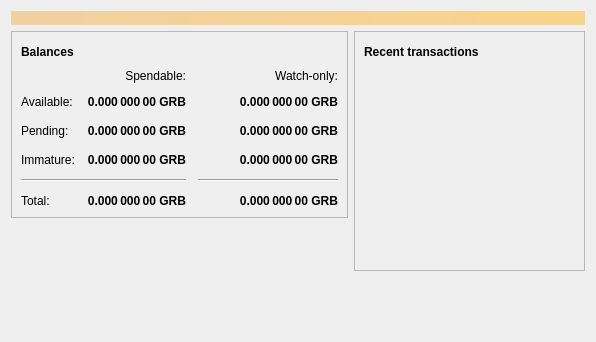
<?xml version="1.0" encoding="UTF-8"?>
<ui version="4.0">
 <class>OverviewPage</class>
 <widget class="QWidget" name="OverviewPage">
  <property name="geometry">
   <rect>
    <x>0</x>
    <y>0</y>
    <width>596</width>
    <height>342</height>
   </rect>
  </property>
  <property name="windowTitle">
   <string>Form</string>
  </property>
  <layout class="QVBoxLayout" name="topLayout">
   <item>
    <widget class="QLabel" name="labelAlerts">
     <property name="visible">
      <bool>false</bool>
     </property>
     <property name="styleSheet">
      <string notr="true">QLabel { background-color: qlineargradient(x1: 0, y1: 0, x2: 1, y2: 0, stop:0 #F0D0A0, stop:1 #F8D488); color:#000000; }</string>
     </property>
     <property name="wordWrap">
      <bool>true</bool>
     </property>
     <property name="margin">
      <number>3</number>
     </property>
     <property name="textInteractionFlags">
      <set>Qt::TextSelectableByMouse</set>
     </property>
    </widget>
   </item>
   <item>
    <layout class="QHBoxLayout" name="horizontalLayout" stretch="1,1">
     <item>
      <layout class="QVBoxLayout" name="verticalLayout_2">
       <item>
        <widget class="QFrame" name="frame">
         <property name="frameShape">
          <enum>QFrame::StyledPanel</enum>
         </property>
         <property name="frameShadow">
          <enum>QFrame::Raised</enum>
         </property>
         <layout class="QVBoxLayout" name="verticalLayout_4">
          <item>
           <layout class="QHBoxLayout" name="horizontalLayout_4">
            <item>
             <widget class="QLabel" name="label_5">
              <property name="font">
               <font>
                <weight>75</weight>
                <bold>true</bold>
               </font>
              </property>
              <property name="text">
               <string>Balances</string>
              </property>
             </widget>
            </item>
            <item>
             <widget class="QPushButton" name="labelWalletStatus">
              <property name="enabled">
               <bool>true</bool>
              </property>
              <property name="maximumSize">
               <size>
                <width>30</width>
                <height>16777215</height>
               </size>
              </property>
              <property name="toolTip">
               <string>The displayed information may be out of date. Your wallet automatically synchronizes with the Gyarabium network after a connection is established, but this process has not completed yet.</string>
              </property>
              <property name="text">
               <string/>
              </property>
              <property name="icon">
               <iconset resource="../bitcoin.qrc">
                <normaloff>:/icons/warning</normaloff>
                <disabledoff>:/icons/warning</disabledoff>:/icons/warning</iconset>
              </property>
              <property name="iconSize">
               <size>
                <width>24</width>
                <height>24</height>
               </size>
              </property>
              <property name="flat">
               <bool>true</bool>
              </property>
             </widget>
            </item>
            <item>
             <spacer name="horizontalSpacer_3">
              <property name="orientation">
               <enum>Qt::Horizontal</enum>
              </property>
              <property name="sizeHint" stdset="0">
               <size>
                <width>40</width>
                <height>20</height>
               </size>
              </property>
             </spacer>
            </item>
           </layout>
          </item>
          <item>
           <layout class="QGridLayout" name="gridLayout">
            <property name="spacing">
             <number>12</number>
            </property>
            <item row="2" column="2">
             <widget class="QLabel" name="labelWatchPending">
              <property name="font">
               <font>
                <weight>75</weight>
                <bold>true</bold>
               </font>
              </property>
              <property name="cursor">
               <cursorShape>IBeamCursor</cursorShape>
              </property>
              <property name="toolTip">
               <string>Unconfirmed transactions to watch-only addresses</string>
              </property>
              <property name="text">
               <string notr="true">0.000 000 00 GRB</string>
              </property>
              <property name="alignment">
               <set>Qt::AlignRight|Qt::AlignTrailing|Qt::AlignVCenter</set>
              </property>
              <property name="textInteractionFlags">
               <set>Qt::LinksAccessibleByMouse|Qt::TextSelectableByKeyboard|Qt::TextSelectableByMouse</set>
              </property>
             </widget>
            </item>
            <item row="2" column="1">
             <widget class="QLabel" name="labelUnconfirmed">
              <property name="font">
               <font>
                <weight>75</weight>
                <bold>true</bold>
               </font>
              </property>
              <property name="cursor">
               <cursorShape>IBeamCursor</cursorShape>
              </property>
              <property name="toolTip">
               <string>Total of transactions that have yet to be confirmed, and do not yet count toward the spendable balance</string>
              </property>
              <property name="text">
               <string notr="true">0.000 000 00 GRB</string>
              </property>
              <property name="alignment">
               <set>Qt::AlignRight|Qt::AlignTrailing|Qt::AlignVCenter</set>
              </property>
              <property name="textInteractionFlags">
               <set>Qt::LinksAccessibleByMouse|Qt::TextSelectableByKeyboard|Qt::TextSelectableByMouse</set>
              </property>
             </widget>
            </item>
            <item row="3" column="2">
             <widget class="QLabel" name="labelWatchImmature">
              <property name="font">
               <font>
                <weight>75</weight>
                <bold>true</bold>
               </font>
              </property>
              <property name="cursor">
               <cursorShape>IBeamCursor</cursorShape>
              </property>
              <property name="toolTip">
               <string>Mined balance in watch-only addresses that has not yet matured</string>
              </property>
              <property name="text">
               <string notr="true">0.000 000 00 GRB</string>
              </property>
              <property name="alignment">
               <set>Qt::AlignRight|Qt::AlignTrailing|Qt::AlignVCenter</set>
              </property>
              <property name="textInteractionFlags">
               <set>Qt::LinksAccessibleByMouse|Qt::TextSelectableByKeyboard|Qt::TextSelectableByMouse</set>
              </property>
             </widget>
            </item>
            <item row="4" column="0" colspan="2">
             <widget class="Line" name="line">
              <property name="orientation">
               <enum>Qt::Horizontal</enum>
              </property>
             </widget>
            </item>
            <item row="4" column="2">
             <widget class="Line" name="lineWatchBalance">
              <property name="sizePolicy">
               <sizepolicy hsizetype="Preferred" vsizetype="Fixed">
                <horstretch>0</horstretch>
                <verstretch>0</verstretch>
               </sizepolicy>
              </property>
              <property name="minimumSize">
               <size>
                <width>140</width>
                <height>0</height>
               </size>
              </property>
              <property name="orientation">
               <enum>Qt::Horizontal</enum>
              </property>
             </widget>
            </item>
            <item row="5" column="0">
             <widget class="QLabel" name="labelTotalText">
              <property name="text">
               <string>Total:</string>
              </property>
             </widget>
            </item>
            <item row="3" column="1">
             <widget class="QLabel" name="labelImmature">
              <property name="font">
               <font>
                <weight>75</weight>
                <bold>true</bold>
               </font>
              </property>
              <property name="cursor">
               <cursorShape>IBeamCursor</cursorShape>
              </property>
              <property name="toolTip">
               <string>Mined balance that has not yet matured</string>
              </property>
              <property name="text">
               <string notr="true">0.000 000 00 GRB</string>
              </property>
              <property name="alignment">
               <set>Qt::AlignRight|Qt::AlignTrailing|Qt::AlignVCenter</set>
              </property>
              <property name="textInteractionFlags">
               <set>Qt::LinksAccessibleByMouse|Qt::TextSelectableByKeyboard|Qt::TextSelectableByMouse</set>
              </property>
             </widget>
            </item>
            <item row="2" column="3">
             <spacer name="horizontalSpacer_2">
              <property name="orientation">
               <enum>Qt::Horizontal</enum>
              </property>
              <property name="sizeHint" stdset="0">
               <size>
                <width>40</width>
                <height>20</height>
               </size>
              </property>
             </spacer>
            </item>
            <item row="3" column="0">
             <widget class="QLabel" name="labelImmatureText">
              <property name="text">
               <string>Immature:</string>
              </property>
             </widget>
            </item>
            <item row="5" column="1">
             <widget class="QLabel" name="labelTotal">
              <property name="font">
               <font>
                <weight>75</weight>
                <bold>true</bold>
               </font>
              </property>
              <property name="cursor">
               <cursorShape>IBeamCursor</cursorShape>
              </property>
              <property name="toolTip">
               <string>Your current total balance</string>
              </property>
              <property name="text">
               <string notr="true">0.000 000 00 GRB</string>
              </property>
              <property name="alignment">
               <set>Qt::AlignRight|Qt::AlignTrailing|Qt::AlignVCenter</set>
              </property>
              <property name="textInteractionFlags">
               <set>Qt::LinksAccessibleByMouse|Qt::TextSelectableByKeyboard|Qt::TextSelectableByMouse</set>
              </property>
             </widget>
            </item>
            <item row="5" column="2">
             <widget class="QLabel" name="labelWatchTotal">
              <property name="font">
               <font>
                <weight>75</weight>
                <bold>true</bold>
               </font>
              </property>
              <property name="cursor">
               <cursorShape>IBeamCursor</cursorShape>
              </property>
              <property name="toolTip">
               <string>Current total balance in watch-only addresses</string>
              </property>
              <property name="text">
               <string notr="true">0.000 000 00 GRB</string>
              </property>
              <property name="alignment">
               <set>Qt::AlignRight|Qt::AlignTrailing|Qt::AlignVCenter</set>
              </property>
              <property name="textInteractionFlags">
               <set>Qt::LinksAccessibleByMouse|Qt::TextSelectableByKeyboard|Qt::TextSelectableByMouse</set>
              </property>
             </widget>
            </item>
            <item row="0" column="2">
             <widget class="QLabel" name="labelWatchonly">
              <property name="text">
               <string>Watch-only:</string>
              </property>
              <property name="alignment">
               <set>Qt::AlignRight|Qt::AlignTrailing|Qt::AlignVCenter</set>
              </property>
             </widget>
            </item>
            <item row="1" column="0">
             <widget class="QLabel" name="labelBalanceText">
              <property name="text">
               <string>Available:</string>
              </property>
             </widget>
            </item>
            <item row="1" column="1">
             <widget class="QLabel" name="labelBalance">
              <property name="font">
               <font>
                <weight>75</weight>
                <bold>true</bold>
               </font>
              </property>
              <property name="cursor">
               <cursorShape>IBeamCursor</cursorShape>
              </property>
              <property name="toolTip">
               <string>Your current spendable balance</string>
              </property>
              <property name="text">
               <string notr="true">0.000 000 00 GRB</string>
              </property>
              <property name="alignment">
               <set>Qt::AlignRight|Qt::AlignTrailing|Qt::AlignVCenter</set>
              </property>
              <property name="textInteractionFlags">
               <set>Qt::LinksAccessibleByMouse|Qt::TextSelectableByKeyboard|Qt::TextSelectableByMouse</set>
              </property>
             </widget>
            </item>
            <item row="1" column="2">
             <widget class="QLabel" name="labelWatchAvailable">
              <property name="font">
               <font>
                <weight>75</weight>
                <bold>true</bold>
               </font>
              </property>
              <property name="cursor">
               <cursorShape>IBeamCursor</cursorShape>
              </property>
              <property name="toolTip">
               <string>Your current balance in watch-only addresses</string>
              </property>
              <property name="text">
               <string notr="true">0.000 000 00 GRB</string>
              </property>
              <property name="alignment">
               <set>Qt::AlignRight|Qt::AlignTrailing|Qt::AlignVCenter</set>
              </property>
              <property name="textInteractionFlags">
               <set>Qt::LinksAccessibleByMouse|Qt::TextSelectableByKeyboard|Qt::TextSelectableByMouse</set>
              </property>
             </widget>
            </item>
            <item row="2" column="0">
             <widget class="QLabel" name="labelPendingText">
              <property name="text">
               <string>Pending:</string>
              </property>
             </widget>
            </item>
            <item row="0" column="1">
             <widget class="QLabel" name="labelSpendable">
              <property name="text">
               <string>Spendable:</string>
              </property>
              <property name="alignment">
               <set>Qt::AlignRight|Qt::AlignTrailing|Qt::AlignVCenter</set>
              </property>
             </widget>
            </item>
           </layout>
          </item>
         </layout>
        </widget>
       </item>
       <item>
        <spacer name="verticalSpacer">
         <property name="orientation">
          <enum>Qt::Vertical</enum>
         </property>
         <property name="sizeHint" stdset="0">
          <size>
           <width>20</width>
           <height>40</height>
          </size>
         </property>
        </spacer>
       </item>
      </layout>
     </item>
     <item>
      <layout class="QVBoxLayout" name="verticalLayout_3">
       <item>
        <widget class="QFrame" name="frame_2">
         <property name="frameShape">
          <enum>QFrame::StyledPanel</enum>
         </property>
         <property name="frameShadow">
          <enum>QFrame::Raised</enum>
         </property>
         <layout class="QVBoxLayout" name="verticalLayout">
          <item>
           <layout class="QHBoxLayout" name="horizontalLayout_2">
            <item>
             <widget class="QLabel" name="label_4">
              <property name="font">
               <font>
                <weight>75</weight>
                <bold>true</bold>
               </font>
              </property>
              <property name="text">
               <string>Recent transactions</string>
              </property>
             </widget>
            </item>
            <item>
             <widget class="QPushButton" name="labelTransactionsStatus">
              <property name="enabled">
               <bool>true</bool>
              </property>
              <property name="maximumSize">
               <size>
                <width>30</width>
                <height>16777215</height>
               </size>
              </property>
              <property name="toolTip">
               <string>The displayed information may be out of date. Your wallet automatically synchronizes with the Gyarabium network after a connection is established, but this process has not completed yet.</string>
              </property>
              <property name="text">
               <string/>
              </property>
              <property name="icon">
               <iconset resource="../bitcoin.qrc">
                <normaloff>:/icons/warning</normaloff>
                <disabledoff>:/icons/warning</disabledoff>:/icons/warning</iconset>
              </property>
              <property name="iconSize">
               <size>
                <width>24</width>
                <height>24</height>
               </size>
              </property>
              <property name="flat">
               <bool>true</bool>
              </property>
             </widget>
            </item>
            <item>
             <spacer name="horizontalSpacer">
              <property name="orientation">
               <enum>Qt::Horizontal</enum>
              </property>
              <property name="sizeHint" stdset="0">
               <size>
                <width>40</width>
                <height>20</height>
               </size>
              </property>
             </spacer>
            </item>
           </layout>
          </item>
          <item>
           <widget class="QListView" name="listTransactions">
            <property name="styleSheet">
             <string notr="true">QListView { background: transparent; }</string>
            </property>
            <property name="frameShape">
             <enum>QFrame::NoFrame</enum>
            </property>
            <property name="verticalScrollBarPolicy">
             <enum>Qt::ScrollBarAlwaysOff</enum>
            </property>
            <property name="horizontalScrollBarPolicy">
             <enum>Qt::ScrollBarAlwaysOff</enum>
            </property>
            <property name="selectionMode">
             <enum>QAbstractItemView::NoSelection</enum>
            </property>
           </widget>
          </item>
         </layout>
        </widget>
       </item>
       <item>
        <spacer name="verticalSpacer_2">
         <property name="orientation">
          <enum>Qt::Vertical</enum>
         </property>
         <property name="sizeHint" stdset="0">
          <size>
           <width>20</width>
           <height>40</height>
          </size>
         </property>
        </spacer>
       </item>
      </layout>
     </item>
    </layout>
   </item>
  </layout>
 </widget>
 <resources/>
 <connections/>
</ui>
